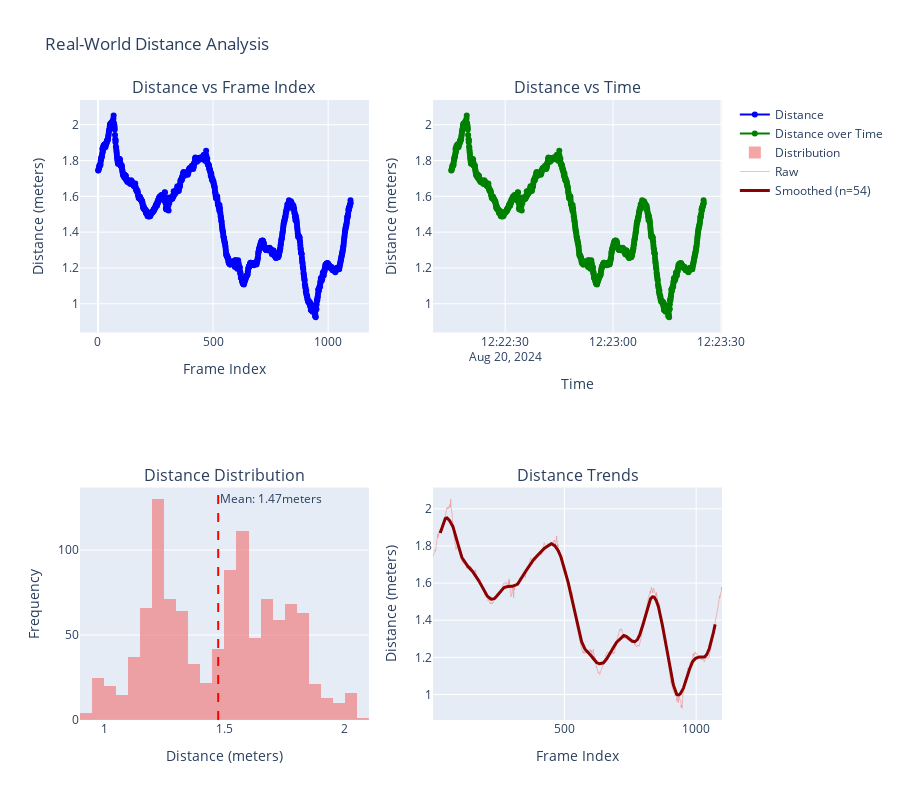

Notebook code cell kept with this figure:
### Code cell
iau.VisualizationEngine.plot_distance_analysis(distance_results, "Real-World Distance Analysis")

### Figure 1 — Plotly figure (JSON) as saved in the notebook; plotly's stock layout.template omitted (floating-point values rounded to 4 significant figures; data arrays with more than 128 entries replaced by an {"elided": "..."} marker saying what was removed)
{"data": [{"line": {"color": "blue"}, "mode": "lines+markers", "name": "Distance", "type": "scatter", "x": {"elided": "1098 int values"}, "xaxis": "x", "y": {"elided": "1098 float values"}, "yaxis": "y"}, {"line": {"color": "green"}, "mode": "lines+markers", "name": "Distance over Time", "type": "scatter", "x": {"elided": "1098 str values"}, "xaxis": "x2", "y": {"elided": "1098 float values"}, "yaxis": "y2"}, {"marker": {"color": "lightcoral"}, "name": "Distribution", "nbinsx": 30, "opacity": 0.7, "type": "histogram", "x": {"elided": "1098 float values"}, "xaxis": "x3", "yaxis": "y3"}, {"line": {"color": "lightcoral", "width": 1}, "mode": "lines", "name": "Raw", "opacity": 0.5, "type": "scatter", "x": {"elided": "1098 int values"}, "xaxis": "x4", "y": {"elided": "1098 float values"}, "yaxis": "y4"}, {"line": {"color": "darkred", "width": 3}, "mode": "lines", "name": "Smoothed (n=54)", "type": "scatter", "x": {"elided": "1098 int values"}, "xaxis": "x4", "y": {"elided": "1098 float values"}, "yaxis": "y4"}], "layout": {"annotations": [{"font": {"size": 16}, "showarrow": false, "text": "Distance vs Frame Index", "x": 0.225, "xanchor": "center", "xref": "paper", "y": 1, "yanchor": "bottom", "yref": "paper"}, {"font": {"size": 16}, "showarrow": false, "text": "Distance vs Time", "x": 0.775, "xanchor": "center", "xref": "paper", "y": 1, "yanchor": "bottom", "yref": "paper"}, {"font": {"size": 16}, "showarrow": false, "text": "Distance Distribution", "x": 0.225, "xanchor": "center", "xref": "paper", "y": 0.375, "yanchor": "bottom", "yref": "paper"}, {"font": {"size": 16}, "showarrow": false, "text": "Distance Trends", "x": 0.775, "xanchor": "center", "xref": "paper", "y": 0.375, "yanchor": "bottom", "yref": "paper"}, {"showarrow": false, "text": "Mean: 1.47meters", "x": 1.474, "xanchor": "left", "xref": "x3", "y": 1, "yanchor": "top", "yref": "y3 domain"}], "height": 800, "shapes": [{"line": {"color": "red", "dash": "dash"}, "type": "line", "x0": 1.474, "x1": 1.474, "xref": "x3", "y0": 0, "y1": 1, "yref": "y3 domain"}], "showlegend": true, "title": {"text": "Real-World Distance Analysis"}, "xaxis": {"anchor": "y", "domain": [0, 0.45], "title": {"text": "Frame Index"}}, "xaxis2": {"anchor": "y2", "domain": [0.55, 1], "title": {"text": "Time"}}, "xaxis3": {"anchor": "y3", "domain": [0, 0.45], "title": {"text": "Distance (meters)"}}, "xaxis4": {"anchor": "y4", "domain": [0.55, 1], "title": {"text": "Frame Index"}}, "yaxis": {"anchor": "x", "domain": [0.625, 1], "title": {"text": "Distance (meters)"}}, "yaxis2": {"anchor": "x2", "domain": [0.625, 1], "title": {"text": "Distance (meters)"}}, "yaxis3": {"anchor": "x3", "domain": [0, 0.375], "title": {"text": "Frequency"}}, "yaxis4": {"anchor": "x4", "domain": [0, 0.375], "title": {"text": "Distance (meters)"}}}}
